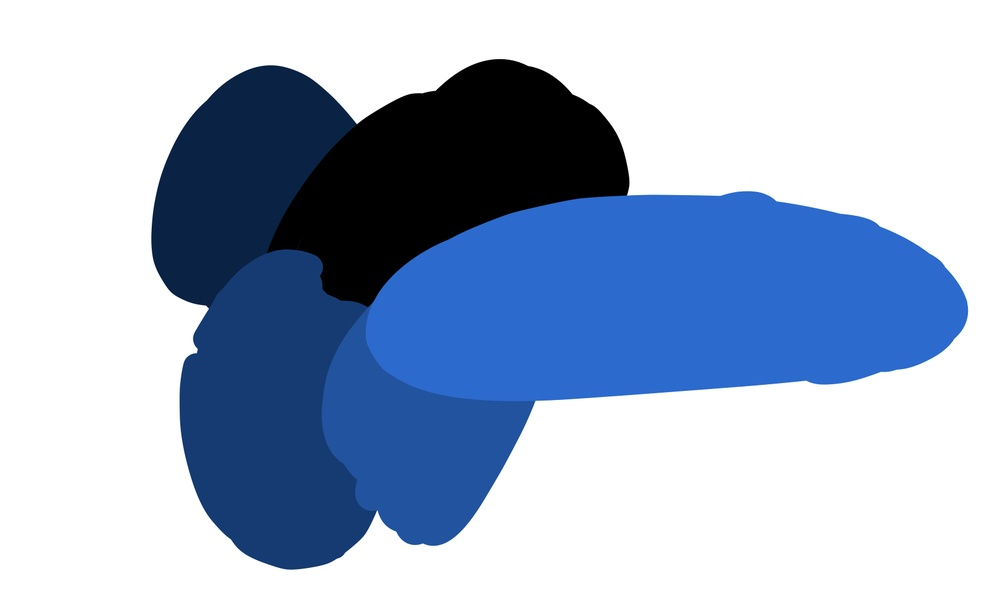
#> input picture input/test.jpg, 1000 x 612 px, shrunk from 1654 x 1013 before the run
$ python -i PreProcess.py   (imports and definitions only)
#> lines starting #> are read from the running program, lines starting #| are printed output that depends on the picture
import cv2
import numpy as np
from sklearn.cluster import KMeans
import datetime

class im:
    def __init__(self, original):
        self.src = original
        self.rows, self.cols, self.c = original.shape
#> self.rows = 612; self.cols = 1000; self.c = 3
        self.equalizeGray_img = self.equalize_gray()
        self.enhance_img = self.increase_contrast_col()

    def equalize_gray(self):
        dst = cv2.GaussianBlur(self.src, (5, 5), 0)
        dst = cv2.cvtColor(dst, cv2.COLOR_RGB2GRAY)
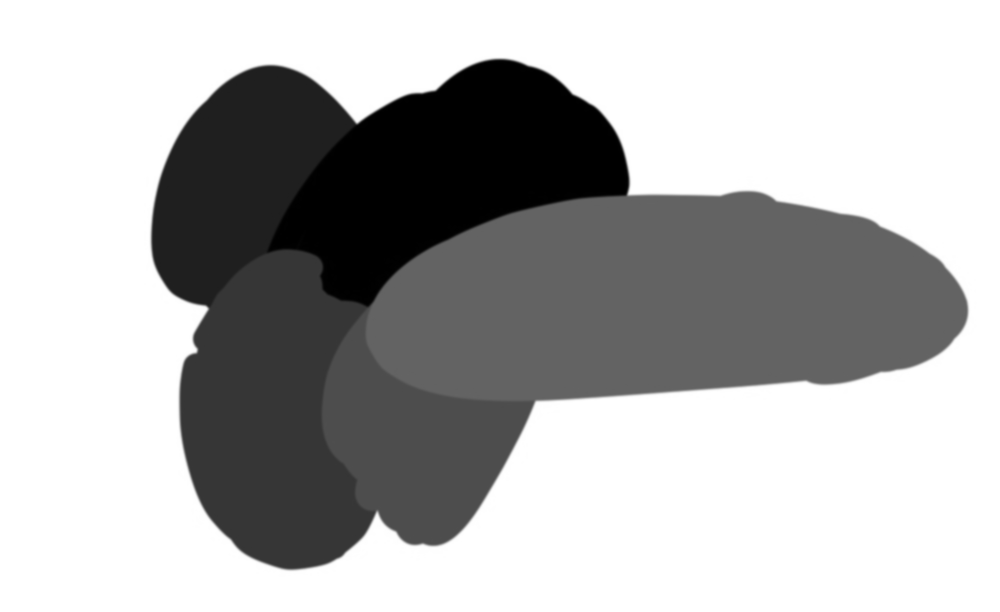
#> dst: shape (612, 1000); min 0, max 255, mean 178.3
        dst = cv2.equalizeHist(dst)
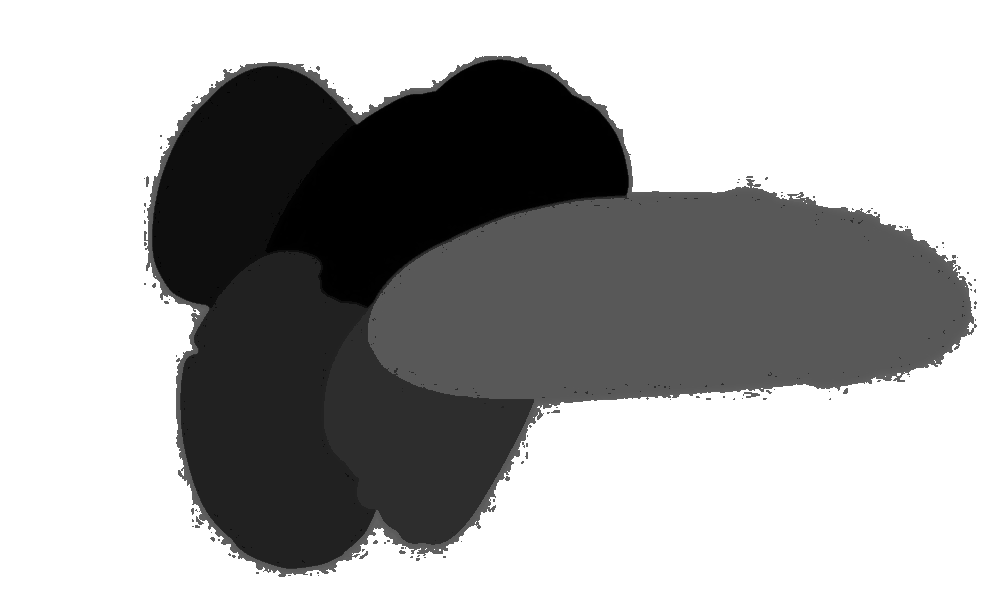
#> dst: shape (612, 1000); min 0, max 255, mean 169.6
        return dst

    def increase_contrast_col(self):
        lab = cv2.cvtColor(self.src, cv2.COLOR_BGR2LAB)
#> lab: shape (612, 1000, 3); mean of channels 0, 1, 2 189.2, 136.9, 141.1
        l_channel, a, b = cv2.split(lab)
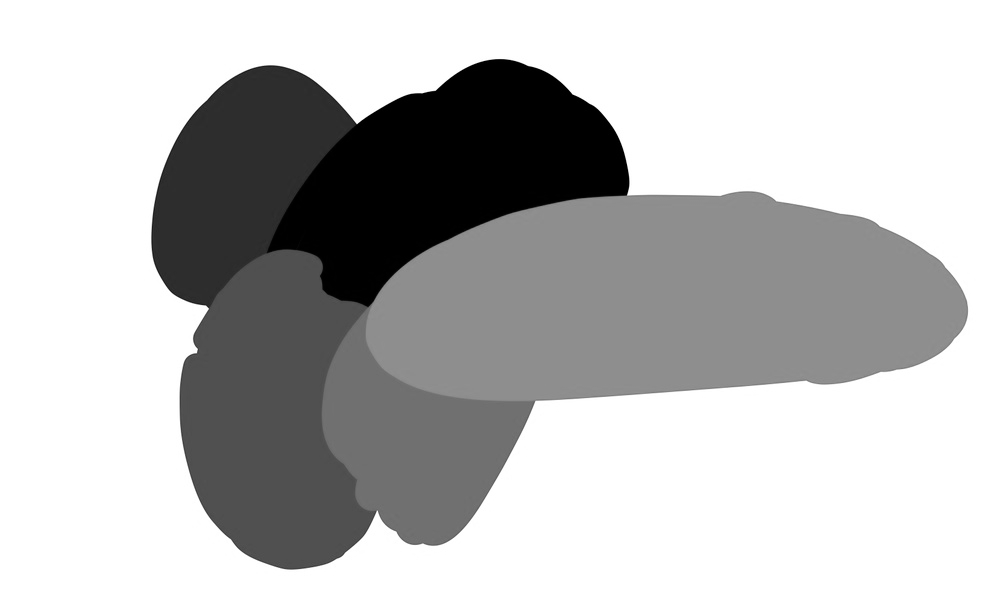
#> l_channel: shape (612, 1000); min 0, max 255, mean 189.2
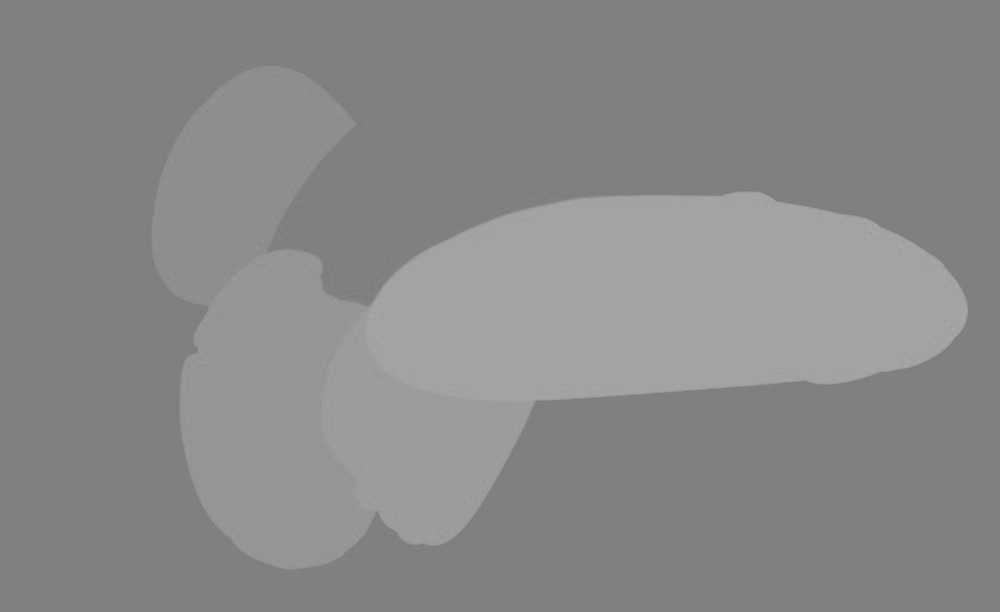
#> a: shape (612, 1000); min 123, max 168, mean 136.9
        clahe = cv2.createCLAHE(clipLimit=7.0, tileGridSize=(8, 8))
        cl = clahe.apply(l_channel)
        limg = cv2.merge((cl, a, b))
#> limg: shape (612, 1000, 3); mean of channels 0, 1, 2 191.4, 136.9, 141.1
        dst = cv2.cvtColor(limg, cv2.COLOR_LAB2BGR)
#> dst: shape (612, 1000, 3)
        return dst

    def kMeans_gray_1d(self, orig_enhance_gray, k):
        flatten_grayEq_b = orig_enhance_gray.flatten()
        kMeans = KMeans(n_clusters=k, random_state=0, n_init="auto").fit(flatten_grayEq_b.reshape(-1, 1))
        centroids = kMeans.cluster_centers_
        centroid_1 = np.floor(centroids[1]).astype(np.uint8)
        out_list = np.zeros((self.rows, self.cols))
        out_list[np.where(orig_enhance_gray > centroid_1)] = 255
        return out_list.astype(np.uint8)

    def bgColExtract(self):
        enhance_gray = cv2.GaussianBlur(self.enhance_img, (5, 5), 0)
        enhance_gray = cv2.cvtColor(enhance_gray, cv2.COLOR_RGB2GRAY)
        enhance_gray = cv2.equalizeHist(enhance_gray)
        mask_1 = self.kMeans_gray_1d(enhance_gray, k=3)
        overlap = self.src.copy()
        background_color = np.mean(overlap[np.where(mask_1 == 255)], axis=0)
        return list(np.floor(background_color).astype(np.uint8))

>>> import cv2
>>> picture = cv2.cvtColor(cv2.imread('input/test.jpg'), cv2.COLOR_BGR2RGB)
>>> result = im(picture).increase_contrast_col()
